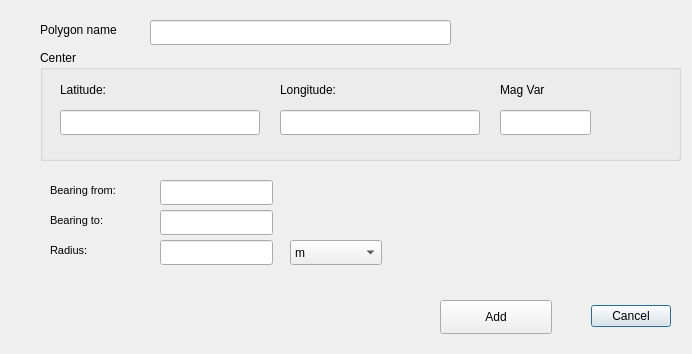
<?xml version="1.0" encoding="UTF-8"?>
<ui version="4.0">
 <class>CreateCircleSectorDialogBase</class>
 <widget class="QDialog" name="CreateCircleSectorDialogBase">
  <property name="geometry">
   <rect>
    <x>0</x>
    <y>0</y>
    <width>692</width>
    <height>354</height>
   </rect>
  </property>
  <property name="windowTitle">
   <string>CreateCircleSector</string>
  </property>
  <widget class="QDialogButtonBox" name="button_box">
   <property name="geometry">
    <rect>
     <x>420</x>
     <y>300</y>
     <width>251</width>
     <height>32</height>
    </rect>
   </property>
   <property name="orientation">
    <enum>Qt::Horizontal</enum>
   </property>
   <property name="standardButtons">
    <set>QDialogButtonBox::Cancel</set>
   </property>
  </widget>
  <widget class="QLineEdit" name="lineEditPolyName">
   <property name="geometry">
    <rect>
     <x>150</x>
     <y>20</y>
     <width>301</width>
     <height>25</height>
    </rect>
   </property>
  </widget>
  <widget class="QLabel" name="label_4">
   <property name="geometry">
    <rect>
     <x>40</x>
     <y>20</y>
     <width>111</width>
     <height>19</height>
    </rect>
   </property>
   <property name="text">
    <string>Polygon name</string>
   </property>
  </widget>
  <widget class="QGroupBox" name="groupBox">
   <property name="geometry">
    <rect>
     <x>40</x>
     <y>50</y>
     <width>641</width>
     <height>111</height>
    </rect>
   </property>
   <property name="title">
    <string>Center</string>
   </property>
   <widget class="QLabel" name="label">
    <property name="geometry">
     <rect>
      <x>20</x>
      <y>30</y>
      <width>68</width>
      <height>19</height>
     </rect>
    </property>
    <property name="text">
     <string>Latitude:</string>
    </property>
   </widget>
   <widget class="QLabel" name="label_2">
    <property name="geometry">
     <rect>
      <x>240</x>
      <y>30</y>
      <width>111</width>
      <height>19</height>
     </rect>
    </property>
    <property name="text">
     <string>Longitude:</string>
    </property>
   </widget>
   <widget class="QLineEdit" name="lineEditCenterLat">
    <property name="geometry">
     <rect>
      <x>20</x>
      <y>60</y>
      <width>200</width>
      <height>25</height>
     </rect>
    </property>
   </widget>
   <widget class="QLineEdit" name="lineEditCenterLon">
    <property name="geometry">
     <rect>
      <x>240</x>
      <y>60</y>
      <width>200</width>
      <height>25</height>
     </rect>
    </property>
   </widget>
   <widget class="QLabel" name="labelRefMagVar">
    <property name="enabled">
     <bool>true</bool>
    </property>
    <property name="geometry">
     <rect>
      <x>460</x>
      <y>30</y>
      <width>111</width>
      <height>19</height>
     </rect>
    </property>
    <property name="text">
     <string>Mag Var</string>
    </property>
   </widget>
   <widget class="QLineEdit" name="lineEditCenterMagVar">
    <property name="enabled">
     <bool>true</bool>
    </property>
    <property name="geometry">
     <rect>
      <x>460</x>
      <y>60</y>
      <width>91</width>
      <height>25</height>
     </rect>
    </property>
   </widget>
  </widget>
  <widget class="QLabel" name="label_10">
   <property name="geometry">
    <rect>
     <x>50</x>
     <y>180</y>
     <width>111</width>
     <height>21</height>
    </rect>
   </property>
   <property name="font">
    <font>
     <pointsize>8</pointsize>
     <weight>50</weight>
     <bold>false</bold>
    </font>
   </property>
   <property name="text">
    <string>Bearing from:</string>
   </property>
  </widget>
  <widget class="QLabel" name="label_12">
   <property name="geometry">
    <rect>
     <x>50</x>
     <y>240</y>
     <width>111</width>
     <height>21</height>
    </rect>
   </property>
   <property name="font">
    <font>
     <pointsize>8</pointsize>
     <weight>50</weight>
     <bold>false</bold>
    </font>
   </property>
   <property name="text">
    <string>Radius:</string>
   </property>
  </widget>
  <widget class="QLabel" name="label_11">
   <property name="geometry">
    <rect>
     <x>50</x>
     <y>210</y>
     <width>111</width>
     <height>21</height>
    </rect>
   </property>
   <property name="font">
    <font>
     <pointsize>8</pointsize>
     <weight>50</weight>
     <bold>false</bold>
    </font>
   </property>
   <property name="text">
    <string>Bearing to:</string>
   </property>
  </widget>
  <widget class="QLineEdit" name="lineEditBrngFrom">
   <property name="geometry">
    <rect>
     <x>160</x>
     <y>180</y>
     <width>113</width>
     <height>25</height>
    </rect>
   </property>
  </widget>
  <widget class="QLineEdit" name="lineEditBrngTo">
   <property name="geometry">
    <rect>
     <x>160</x>
     <y>210</y>
     <width>113</width>
     <height>25</height>
    </rect>
   </property>
  </widget>
  <widget class="QLineEdit" name="lineEditRadius">
   <property name="geometry">
    <rect>
     <x>160</x>
     <y>240</y>
     <width>113</width>
     <height>25</height>
    </rect>
   </property>
  </widget>
  <widget class="QComboBox" name="comboBoxRadiusUOM">
   <property name="geometry">
    <rect>
     <x>290</x>
     <y>240</y>
     <width>92</width>
     <height>25</height>
    </rect>
   </property>
   <item>
    <property name="text">
     <string>m</string>
    </property>
   </item>
   <item>
    <property name="text">
     <string>km</string>
    </property>
   </item>
   <item>
    <property name="text">
     <string>NM</string>
    </property>
   </item>
   <item>
    <property name="text">
     <string>feet</string>
    </property>
   </item>
   <item>
    <property name="text">
     <string>SM</string>
    </property>
   </item>
  </widget>
  <widget class="QPushButton" name="pushButtonAddCircleSector">
   <property name="geometry">
    <rect>
     <x>440</x>
     <y>300</y>
     <width>112</width>
     <height>34</height>
    </rect>
   </property>
   <property name="text">
    <string>Add</string>
   </property>
  </widget>
 </widget>
 <resources/>
 <connections>
  <connection>
   <sender>button_box</sender>
   <signal>accepted()</signal>
   <receiver>CreateCircleSectorDialogBase</receiver>
   <slot>accept()</slot>
   <hints>
    <hint type="sourcelabel">
     <x>20</x>
     <y>20</y>
    </hint>
    <hint type="destinationlabel">
     <x>20</x>
     <y>20</y>
    </hint>
   </hints>
  </connection>
  <connection>
   <sender>button_box</sender>
   <signal>rejected()</signal>
   <receiver>CreateCircleSectorDialogBase</receiver>
   <slot>reject()</slot>
   <hints>
    <hint type="sourcelabel">
     <x>20</x>
     <y>20</y>
    </hint>
    <hint type="destinationlabel">
     <x>20</x>
     <y>20</y>
    </hint>
   </hints>
  </connection>
 </connections>
</ui>
